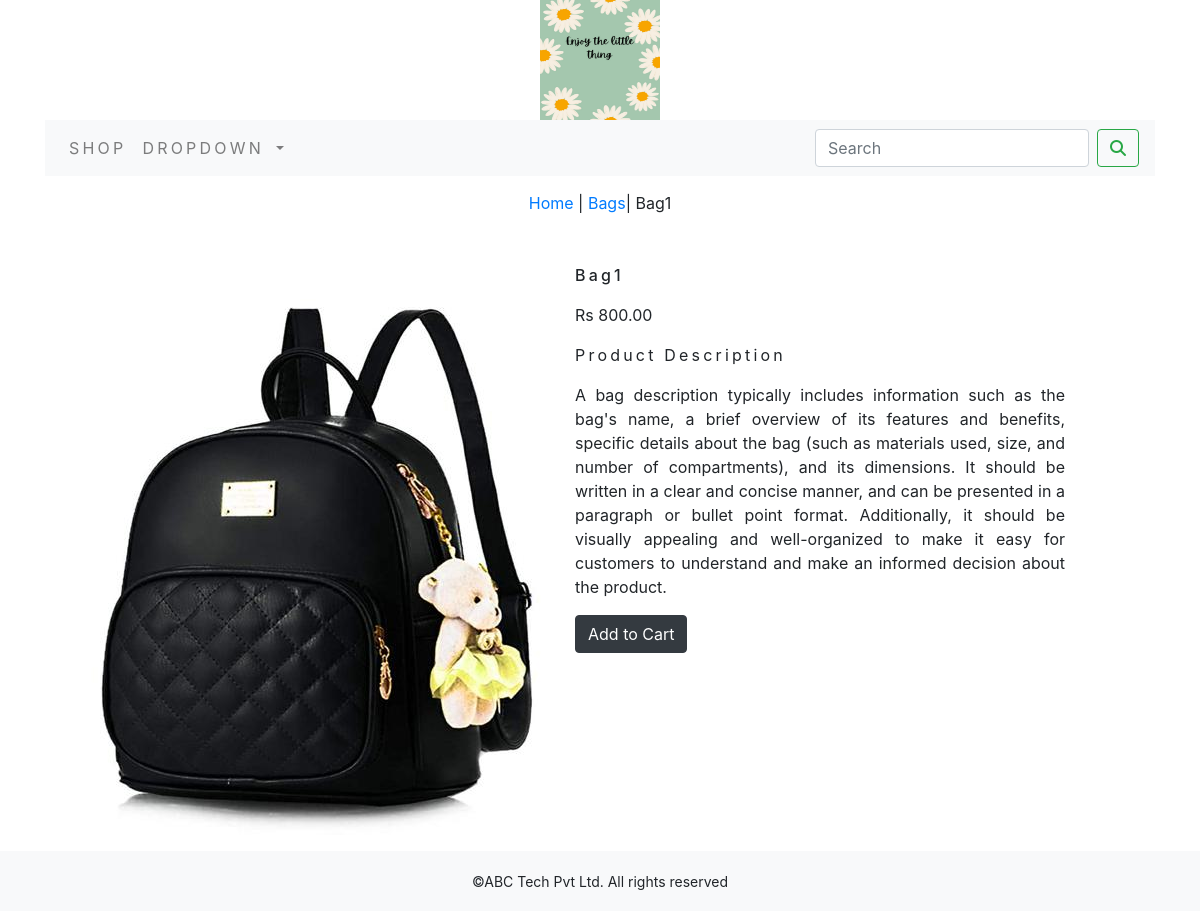
/bags/bag1/, run on the app's committed database.
### myapp/models.py (models this page shows, shortened)
class Product(models.Model):
    name = models.CharField(max_length=200, unique=True)
    slug = models.SlugField(max_length=200, unique=True)
    description = models.TextField(blank=True)
    price = models.DecimalField(max_digits=10,decimal_places=2)
    category = models.ForeignKey(Category,on_delete=models.CASCADE)
    image = models.ImageField(upload_to='product',blank=True)
    stock = models.IntegerField()
    available = models.BooleanField(default=True)
    created = models.DateTimeField(auto_now_add=True)
    updated = models.DateTimeField(auto_now=True)
    class Meta:
        ordering = ('name',)
        verbose_name = 'product'
        verbose_name_plural = 'products'

class Category(models.Model):
    name = models.CharField(max_length=200,unique=True)
    slug = models.SlugField(max_length=200,unique=True)
    description = models.TextField(blank=True)
    image = models.ImageField(upload_to='category',blank=True)
    class Meta:
        ordering = ('name',)
        verbose_name = 'category'
        verbose_name_plural = 'categories'
    def get_url(self):
        return reverse('shop:products_by_category',args=[self.slug])
    def __str__(self):
        return '{}'.format(self.name)

### myapp/views.py (the view)
# urls.py: path('<slug:c_slug>/<slug:product_slug>/', views.prodDetails, name='ProdCatdetail')
def prodDetails(request,c_slug,product_slug):
    try:
        product = Product.objects.get(category__slug=c_slug,slug=product_slug)
    except Exception as e:
        raise e
    return render(request,'product.html',{'product':product})

### cartapp/context_processors.py (called while the page is built)
def counter(request):
    item_count = 0
    if 'admin' in request.path:
        return {}
    else:
        try:
            cart = Cart.objects.filter(cart_id=_cart_id(request))
            cart_items = CartItem.objects.all().filter(cart=cart[:1])
            for cart_item in cart_items:
                item_count += cart_item.quantity
        except Cart.DoesNotExist:
            item_count = 0
    return dict(item_count=item_count)

### cartapp/views.py (called while the page is built)
def _cart_id(request):
    cart = request.session.session_key
    if not cart:
        cart = request.session.create()
    return cart

### myapp/context_processors.py (called while the page is built)
def menu_links(request):
    links = Category.objects.all()
    return dict(links=links)

### templates/product.html (shortened to what this page needs)
{% extends 'base.html' %}
{% load static %}
{% block content %}
<div class="row my_prod_row_class">
    <div class="mx-auto">
        <p><a href="{% url 'shop:allProdCat' %}">Home</a> | <a href="{{product.category.get_url}}">{{product.category}}</a>| {{product.name}} </p>
    </div>
</div>
<div class="container" style="display:flex;">
<br>
<div class="row">
    <div class="col-12 col-sm-12 col-md-12 col-lg-6 text-center">
        <div style="min-width:18rem;">
            <img src="{{product.image.url}}" alt="{{product.name}}">
        </div>
    </div>
    </div>
        <div class="col-12 col-sm-12 col-md-12 col-lg-6">
            <div>
            <h1 class="my_prod_title">{{product.name}}</h1>
            <p>Rs {{product.price}}</p>
            <p class="my_title">Product Description</p>
            <p class="text-justify my_prod_text">{{product.description}}</p>
            {% if product.stock <= 0 %}
            <p class="text-justify my_prod_text"><b>Out of stock</b></p>
            {% else %}
            <a class="btn btn-dark" href="{% url 'cart:add_cart' product.id %}">Add to Cart</a>
            {% endif %}
        </div>
    </div>
    </div>
</div>
{% endblock %}

### static/css/custom.css (style rules this page uses)
body { font-family: 'Raleway', sans-serif; }
.my_title { font-size : 16px; text_transform : uppercase; letter-spacing : .2em; }
.my_prod_row_class { padding-top : 15px; padding-bottom : 20px; }
.my_prod_title { font-size : 16px; text_transform : uppercase; letter-spacing : .2em; padding-top : 15px; padding-bottom : 10px; }
.my_prod_text { padding-right : 20px; }

### data on the page
Product: category "Bags", name "Bag1", image (picture), price "800.00", description "A bag description typically includes information such as the bag's name, a brief overview of its features and benefits, specific details about the bag (such as materials used, size, and number of compartments), and its dimensions. It should be written in a clear and concise manner, and can be presented in a paragraph or bullet point format. Additionally, it should be visually appealing and well-organized to make it easy for customers to understand and make an informed decision about the product."
